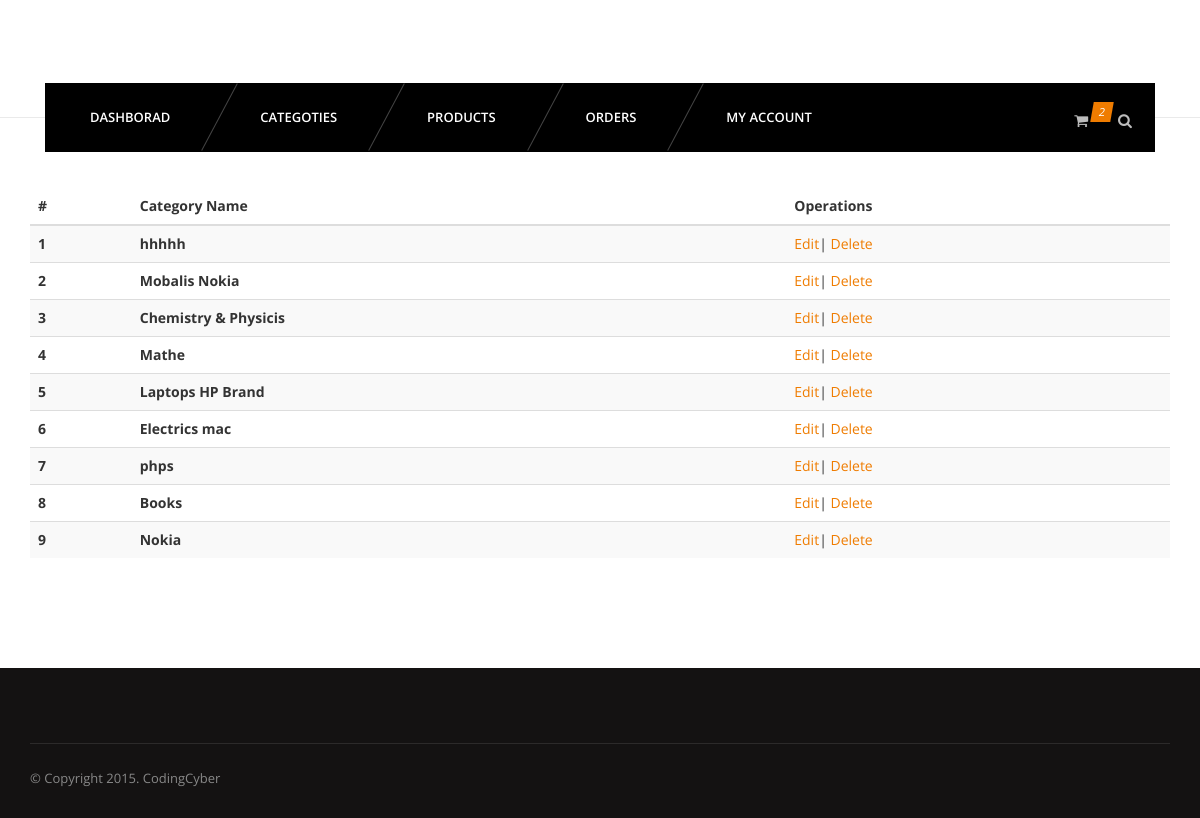
Screenshot of /admin/categories.php (signed in) with the database file from the repository.
### tables this page shows
CREATE TABLE IF NOT EXISTS `category` (
  `id` int(11) NOT NULL AUTO_INCREMENT,
  `categoryname` varchar(255) NOT NULL,
  PRIMARY KEY (`id`)
);

### admin/categories.php (the view, shortened to what this page needs)
<?php
require_once("../config/connect.php");
?>
<?php require_once("inc/header.php"); ?>
<?php require_once("inc/nav.php"); ?>
	<section id="content">
		<div class="content-blog">
			<div class="container">
				<div class="row">
					<table class="table table-striped table-hover ">
						<thead>
							<tr>
								<th>#</th>
								<th>Category Name</th>
								<th>Operations</th>
							</tr>
						</thead>
						<tbody>
						<?php
							$sql="SELECT * FROM category";
							$result=mysqli_query($con,$sql);
							$i=0;
							while($data=mysqli_fetch_array($result)){
									$id=$data['id'];
									$categoryname=$data['categoryname'];
									$i++;
						?>
							<tr>
								<th><?php echo $i; ?></th>
								<th><?php echo $categoryname; ?></th>
								<td>
									<a href="editcategory.php?id=<?php echo $id; ?>">Edit</a>|
									<a href="deletecategory.php?id=<?php echo $id; ?>">Delete</a>
								</td>
							</tr>
							<?php } ?>
						</tbody>
					</table>
				</div>
			</div>
		</div>
	</section>
	<div class="clearfix space70"></div>
	<?php require_once("inc/footer.php"); ?>

### css/light.css (style rules this page uses)
body { background-color:#fff; }

### rows the page displays
category: categoryname "hhhhh"
category: categoryname "Mobalis Nokia"
category: categoryname "Chemistry & Physicis"
category: categoryname "Mathe"
category: categoryname "Laptops HP Brand"
category: categoryname "Electrics mac"
category: categoryname "phps"
category: categoryname "Books"
category: categoryname "Nokia"
